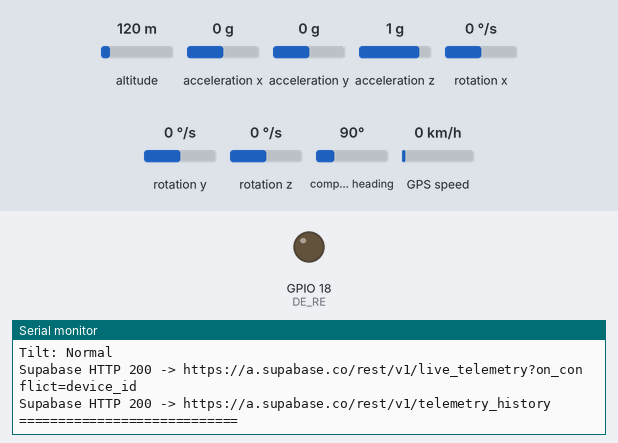
Bench run of a sketch on a simulated ESP32. Parts: output pins drawn as LEDs (lit = HIGH), the last lines printed to the serial monitor. Wiring (inferred from the names in the program): MPU-6050 motion sensor at I2C address 0x68. The inputs (shaded band) are chosen by the test bench; at power-on: acceleration x 0 g, acceleration y 0 g, altitude 120 m, acceleration z 1 g, rotation x 0 °/s, rotation y 0 °/s, rotation z 0 °/s, compass heading 90°, GPS speed 0 km/h. WiFi joins after 1.5 s; servers stay silent unless stated; uploads are accepted with an empty reply; the GPS gets a fix after 3 s at 37.7749, -122.4194 with 8 satellites.

Above: at 2.9 s.
3.0 s: acceleration x set to -1.4 g
At 4.2 s:
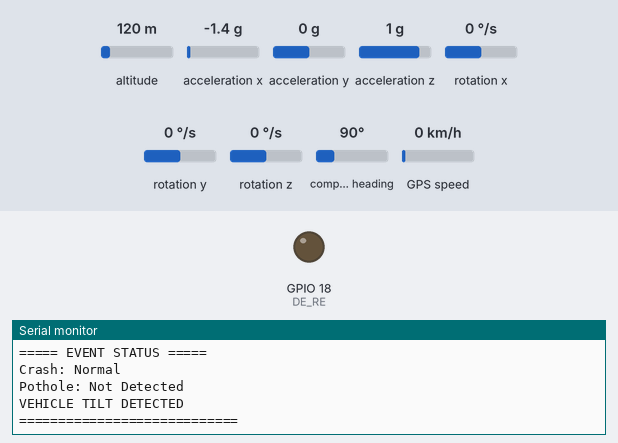
4.6 s: acceleration y set to -1.4 g
At 5.04 s:
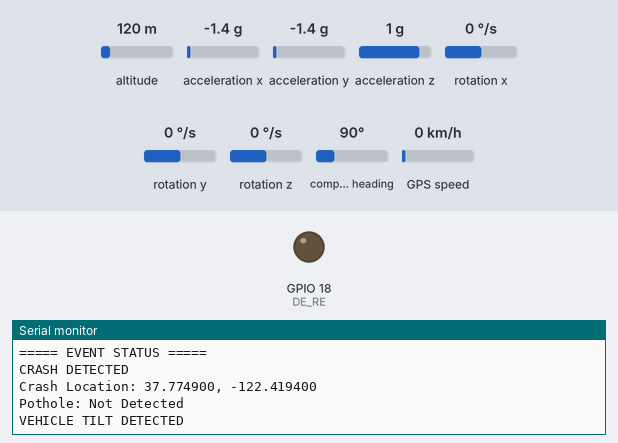
Timing chart, 0 to 7.6 s (numbered marks = the images above; inputs shaded):
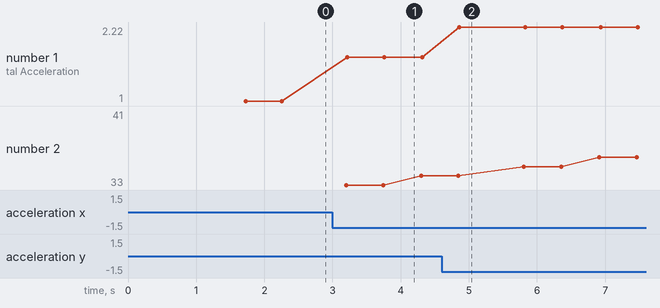

The sketch:

blackbox_supabase.ino
```cpp
#include <TinyGPSPlus.h>
#include <Wire.h>
#include <WiFi.h>
#include <HTTPClient.h>
#include <WiFiClientSecure.h>
#include <time.h>
#include <math.h>


const char* WIFI_SSID = "YOUR_WIFI_NAME";
const char* WIFI_PASSWORD = "YOUR_WIFI_PASSWORD";

const char* SUPABASE_URL = "https://a.supabase.co";
const char* SUPABASE_KEY = "key";
const char* DEVICE_ID = "vehicle_001";

const unsigned long LIVE_UPLOAD_INTERVAL_MS = 2000;
const unsigned long CRASH_EVENT_COOLDOWN_MS = 10000;
const unsigned long POTHOLE_EVENT_COOLDOWN_MS = 10000;
const unsigned long CRASH_STATUS_HOLD_MS = 5000;

unsigned long lastLiveUploadMs = 0;
unsigned long lastCrashEventUploadMs = 0;
unsigned long lastPotholeEventUploadMs = 0;
unsigned long lastCrashDetectedMs = 0;
float lastCrashImpactG = 0.0;

// ---------------- GPS Configuration ----------------
#define RX2 16
#define TX2 17
#define DE_RE 18

HardwareSerial GPSSerial(2);
TinyGPSPlus gps;

// ---------------- MPU6050 Configuration ----------------
#define MPU_ADDR 0x68
#define SDA_PIN 21
#define SCL_PIN 22

int16_t AcX, AcY, AcZ;
int16_t GyX, GyY, GyZ;
int16_t TempRaw;

float ax_g, ay_g, az_g;
float gx_dps, gy_dps, gz_dps;
float temperatureC;
float totalAcceleration;

// ---------------- GPS Start Point ----------------
double startLat = 0.0;
double startLng = 0.0;
bool hasStart = false;

// ---------------- Thresholds ----------------
float crashThresholdG = 2.0;
float potholeThresholdG = 1.8;

// ---------------- SETUP ----------------
void setup() {
  Serial.begin(115200);

  Serial.println("ESP32 CARS SYSTEM");
  Serial.println("GPS + MPU6050 + Supabase");
  Serial.println("--------------------------------");

  pinMode(DE_RE, OUTPUT);
  digitalWrite(DE_RE, LOW);

  GPSSerial.begin(38400, SERIAL_8N1, RX2, TX2);

  Wire.begin(SDA_PIN, SCL_PIN);

  Wire.beginTransmission(MPU_ADDR);
  Wire.write(0x6B);
  Wire.write(0x00);
  Wire.endTransmission(true);

  connectWiFi();
  registerDevice();

  Serial.println("GPS Initialized");
  Serial.println("MPU6050 Initialized");
}

// ---------------- MAIN LOOP ----------------
void loop() {
  readGPS();
  readMPU6050();
  convertMPUValues();

  printGPSData();
  printMPUData();

  bool crashDetected = false;
  bool potholeDetected = false;
  detectEvents(crashDetected, potholeDetected);

  if (WiFi.status() != WL_CONNECTED) {
    connectWiFi();
  }

  if (millis() - lastLiveUploadMs >= LIVE_UPLOAD_INTERVAL_MS) {
    uploadLiveTelemetry();
    lastLiveUploadMs = millis();
  }

  if (crashDetected && millis() - lastCrashEventUploadMs >= CRASH_EVENT_COOLDOWN_MS) {
    uploadCrashEvent();
    lastCrashEventUploadMs = millis();
  }

  if (potholeDetected && millis() - lastPotholeEventUploadMs >= POTHOLE_EVENT_COOLDOWN_MS) {
    uploadPotholeEvent();
    lastPotholeEventUploadMs = millis();
  }

  Serial.println("============================\n");

  delay(500);
}

// ---------------- Wi-Fi ----------------
void connectWiFi() {
  if (WiFi.status() == WL_CONNECTED) {
    return;
  }

  Serial.print("Connecting to Wi-Fi");
  WiFi.mode(WIFI_STA);
  WiFi.begin(WIFI_SSID, WIFI_PASSWORD);

  unsigned long startAttemptMs = millis();
  while (WiFi.status() != WL_CONNECTED && millis() - startAttemptMs < 15000) {
    Serial.print(".");
    delay(500);
  }

  if (WiFi.status() == WL_CONNECTED) {
    Serial.println("\nWi-Fi connected");
    Serial.print("IP: ");
    Serial.println(WiFi.localIP());
  } else {
    Serial.println("\nWi-Fi connection failed. Will retry.");
  }
}

// ---------------- READ GPS ----------------
void readGPS() {
  while (GPSSerial.available() > 0) {
    gps.encode(GPSSerial.read());
  }
}

// ---------------- READ MPU6050 ----------------
void readMPU6050() {
  Wire.beginTransmission(MPU_ADDR);
  Wire.write(0x3B);
  Wire.endTransmission(false);

  Wire.requestFrom(MPU_ADDR, 14, true);

  AcX = Wire.read() << 8 | Wire.read();
  AcY = Wire.read() << 8 | Wire.read();
  AcZ = Wire.read() << 8 | Wire.read();

  TempRaw = Wire.read() << 8 | Wire.read();

  GyX = Wire.read() << 8 | Wire.read();
  GyY = Wire.read() << 8 | Wire.read();
  GyZ = Wire.read() << 8 | Wire.read();
}

// ---------------- CONVERT MPU VALUES ----------------
void convertMPUValues() {
  ax_g = AcX / 16384.0;
  ay_g = AcY / 16384.0;
  az_g = AcZ / 16384.0;

  gx_dps = GyX / 131.0;
  gy_dps = GyY / 131.0;
  gz_dps = GyZ / 131.0;

  temperatureC = TempRaw / 340.0 + 36.53;
  totalAcceleration = sqrt(ax_g * ax_g + ay_g * ay_g + az_g * az_g);
}

// ---------------- PRINT GPS DATA ----------------
void printGPSData() {
  Serial.println("===== GPS DATA =====");

  if (gps.location.isValid()) {
    double lat = gps.location.lat();
    double lng = gps.location.lng();

    if (!hasStart && gps.satellites.value() > 0) {
      startLat = lat;
      startLng = lng;
      hasStart = true;
      Serial.println("Start Point Fixed!");
    }

    Serial.printf("Latitude: %.6f\n", lat);
    Serial.printf("Longitude: %.6f\n", lng);
    Serial.printf("Satellites: %d\n", gps.satellites.value());
    Serial.printf("Speed: %.2f km/h\n", gps.speed.kmph());

    if (gps.time.isValid()) {
      Serial.printf("UTC Time: %02d:%02d:%02d\n",
                    gps.time.hour(),
                    gps.time.minute(),
                    gps.time.second());
    } else {
      Serial.println("UTC Time: Invalid");
    }

    if (hasStart) {
      double distance = TinyGPSPlus::distanceBetween(lat, lng, startLat, startLng);
      Serial.printf("Distance From Start: %.2f m\n", distance);
    }

    Serial.print("Google Maps: ");
    Serial.print("http://maps.google.com/maps?q=");
    Serial.print(lat, 6);
    Serial.print(",");
    Serial.println(lng, 6);

  } else {
    Serial.println("GPS: Waiting for fix...");
  }
}

// ---------------- PRINT MPU DATA ----------------
void printMPUData() {
  Serial.println("\n===== MPU6050 DATA =====");

  Serial.print("Raw Accel X: ");
  Serial.print(AcX);
  Serial.print(" | Y: ");
  Serial.print(AcY);
  Serial.print(" | Z: ");
  Serial.println(AcZ);

  Serial.print("Accel X: ");
  Serial.print(ax_g);
  Serial.print(" g | Y: ");
  Serial.print(ay_g);
  Serial.print(" g | Z: ");
  Serial.print(az_g);
  Serial.println(" g");

  Serial.print("Total Acceleration: ");
  Serial.print(totalAcceleration);
  Serial.println(" g");

  Serial.print("Gyro X: ");
  Serial.print(gx_dps);
  Serial.print(" deg/s | Y: ");
  Serial.print(gy_dps);
  Serial.print(" deg/s | Z: ");
  Serial.print(gz_dps);
  Serial.println(" deg/s");

  Serial.print("Temperature: ");
  Serial.print(temperatureC);
  Serial.println(" C");
}

// ---------------- EVENT DETECTION ----------------
void detectEvents(bool& crashDetected, bool& potholeDetected) {
  Serial.println("\n===== EVENT STATUS =====");

  crashDetected = totalAcceleration > crashThresholdG;

  if (crashDetected) {
    lastCrashDetectedMs = millis();
    lastCrashImpactG = totalAcceleration;
    Serial.println("CRASH DETECTED");

    if (gps.location.isValid()) {
      Serial.print("Crash Location: ");
      Serial.print(gps.location.lat(), 6);
      Serial.print(", ");
      Serial.println(gps.location.lng(), 6);
    }
  } else {
    Serial.println("Crash: Normal");
  }

  potholeDetected = abs(az_g) > potholeThresholdG;

  if (potholeDetected) {
    Serial.println("POTHOLE / ROAD SHOCK DETECTED");

    if (gps.location.isValid()) {
      Serial.print("Pothole Location: ");
      Serial.print(gps.location.lat(), 6);
      Serial.print(", ");
      Serial.println(gps.location.lng(), 6);
    }
  } else {
    Serial.println("Pothole: Not Detected");
  }

  if (abs(ax_g) > 0.8 || abs(ay_g) > 0.8) {
    Serial.println("VEHICLE TILT DETECTED");
  } else {
    Serial.println("Tilt: Normal");
  }

}

// ---------------- Supabase Helpers ----------------
String restUrl(const String& pathAndQuery) {
  return String(SUPABASE_URL) + "/rest/v1/" + pathAndQuery;
}

String severityFromImpact() {
  float impact = totalAcceleration;
  if (millis() - lastCrashDetectedMs < CRASH_STATUS_HOLD_MS && lastCrashImpactG > impact) {
    impact = lastCrashImpactG;
  }

  if (impact >= 3.0) {
    return "HIGH";
  }

  if (impact >= crashThresholdG) {
    return "MEDIUM";
  }

  return "NONE";
}

String currentStatus() {
  if (millis() - lastCrashDetectedMs < CRASH_STATUS_HOLD_MS) {
    return "CRASH";
  }

  return "SAFE";
}

unsigned long currentTimestamp() {
  if (gps.date.isValid() && gps.time.isValid()) {
    struct tm timeinfo;
    memset(&timeinfo, 0, sizeof(timeinfo));
    timeinfo.tm_year = gps.date.year() - 1900;
    timeinfo.tm_mon = gps.date.month() - 1;
    timeinfo.tm_mday = gps.date.day();
    timeinfo.tm_hour = gps.time.hour();
    timeinfo.tm_min = gps.time.minute();
    timeinfo.tm_sec = gps.time.second();
    timeinfo.tm_isdst = 0;

    time_t epoch = mktime(&timeinfo);
    if (epoch > 0) {
      return (unsigned long)epoch;
    }
  }

  return millis() / 1000;
}

String gpsNumberOrNull(double value, bool valid, int decimals) {
  if (!valid) {
    return "null";
  }

  return String(value, decimals);
}

String telemetryJson() {
  bool hasLocation = gps.location.isValid();
  bool hasSpeed = gps.speed.isValid();
  unsigned long timestamp = currentTimestamp();

  String json = "{";
  json += "\"device_id\":\"" + String(DEVICE_ID) + "\",";
  json += "\"status\":\"" + currentStatus() + "\",";
  json += "\"severity\":\"" + severityFromImpact() + "\",";
  json += "\"ax\":" + String(ax_g, 4) + ",";
  json += "\"ay\":" + String(ay_g, 4) + ",";
  json += "\"az\":" + String(az_g, 4) + ",";
  json += "\"gx\":" + String(gx_dps, 4) + ",";
  json += "\"gy\":" + String(gy_dps, 4) + ",";
  json += "\"gz\":" + String(gz_dps, 4) + ",";
  json += "\"lat\":" + gpsNumberOrNull(gps.location.lat(), hasLocation, 6) + ",";
  json += "\"lng\":" + gpsNumberOrNull(gps.location.lng(), hasLocation, 6) + ",";
  json += "\"speed\":" + String(hasSpeed ? gps.speed.kmph() : 0.0, 2) + ",";
  json += "\"satellites\":" + String(gps.satellites.isValid() ? gps.satellites.value() : 0) + ",";
  json += "\"impact_magnitude\":" + String(totalAcceleration, 4) + ",";
  json += "\"timestamp\":" + String(timestamp);
  json += "}";

  return json;
}

String crashEventJson() {
  bool hasLocation = gps.location.isValid();
  bool hasSpeed = gps.speed.isValid();
  unsigned long timestamp = currentTimestamp();

  String json = "{";
  json += "\"id\":\"event_" + String(timestamp) + "\",";
  json += "\"type\":\"CRASH\",";
  json += "\"severity\":\"" + severityFromImpact() + "\",";
  json += "\"ax\":" + String(ax_g, 4) + ",";
  json += "\"ay\":" + String(ay_g, 4) + ",";
  json += "\"az\":" + String(az_g, 4) + ",";
  json += "\"gx\":" + String(gx_dps, 4) + ",";
  json += "\"gy\":" + String(gy_dps, 4) + ",";
  json += "\"gz\":" + String(gz_dps, 4) + ",";
  json += "\"impact_magnitude\":" + String(totalAcceleration, 4) + ",";
  json += "\"lat\":" + gpsNumberOrNull(gps.location.lat(), hasLocation, 6) + ",";
  json += "\"lng\":" + gpsNumberOrNull(gps.location.lng(), hasLocation, 6) + ",";
  json += "\"speed\":" + String(hasSpeed ? gps.speed.kmph() : 0.0, 2) + ",";
  json += "\"satellites\":" + String(gps.satellites.isValid() ? gps.satellites.value() : 0) + ",";
  json += "\"timestamp\":" + String(timestamp) + ",";
  json += "\"device_id\":\"" + String(DEVICE_ID) + "\",";
  json += "\"storage\":\"cloud\"";
  json += "}";
  return json;
}

String potholeEventJson() {
  bool hasLocation = gps.location.isValid();
  bool hasSpeed = gps.speed.isValid();
  unsigned long timestamp = currentTimestamp();

  String json = "{";
  json += "\"id\":\"pothole_" + String(timestamp) + "\",";
  json += "\"type\":\"POTHOLE\",";
  json += "\"severity\":\"LOW\",";
  json += "\"ax\":" + String(ax_g, 4) + ",";
  json += "\"ay\":" + String(ay_g, 4) + ",";
  json += "\"az\":" + String(az_g, 4) + ",";
  json += "\"gx\":" + String(gx_dps, 4) + ",";
  json += "\"gy\":" + String(gy_dps, 4) + ",";
  json += "\"gz\":" + String(gz_dps, 4) + ",";
  json += "\"impact_magnitude\":" + String(totalAcceleration, 4) + ",";
  json += "\"lat\":" + gpsNumberOrNull(gps.location.lat(), hasLocation, 6) + ",";
  json += "\"lng\":" + gpsNumberOrNull(gps.location.lng(), hasLocation, 6) + ",";
  json += "\"speed\":" + String(hasSpeed ? gps.speed.kmph() : 0.0, 2) + ",";
  json += "\"satellites\":" + String(gps.satellites.isValid() ? gps.satellites.value() : 0) + ",";
  json += "\"timestamp\":" + String(timestamp) + ",";
  json += "\"device_id\":\"" + String(DEVICE_ID) + "\",";
  json += "\"storage\":\"cloud\"";
  json += "}";
  return json;
}

bool sendSupabaseRequest(const String& method, const String& url, const String& payload, const String& preferHeader) {
  if (WiFi.status() != WL_CONNECTED) {
    Serial.println("Supabase upload skipped: Wi-Fi disconnected");
    return false;
  }

  WiFiClientSecure client;
  client.setInsecure(); // Prototype only. Use the Supabase root CA for production firmware.

  HTTPClient http;
  if (!http.begin(client, url)) {
    Serial.println("Supabase HTTP begin failed");
    return false;
  }

  http.addHeader("apikey", SUPABASE_KEY);
  http.addHeader("Authorization", "Bearer " + String(SUPABASE_KEY));
  http.addHeader("Content-Type", "application/json");
  http.addHeader("Prefer", preferHeader);

  int httpCode = method == "POST" ? http.POST(payload) : http.sendRequest(method.c_str(), payload);
  String response = http.getString();
  http.end();

  Serial.print("Supabase HTTP ");
  Serial.print(httpCode);
  Serial.print(" -> ");
  Serial.println(url);

  if (httpCode >= 200 && httpCode < 300) {
    return true;
  }

  Serial.print("Supabase response: ");
  Serial.println(response);
  return false;
}

void registerDevice() {
  String payload = "{";
  payload += "\"id\":\"" + String(DEVICE_ID) + "\",";
  payload += "\"name\":\"Test Vehicle\",";
  payload += "\"status\":\"ONLINE\",";
  payload += "\"last_seen\":" + String(currentTimestamp()) + ",";
  payload += "\"firmware_version\":\"1.0.0\"";
  payload += "}";

  sendSupabaseRequest(
    "POST",
    restUrl("devices?on_conflict=id"),
    payload,
    "resolution=merge-duplicates,return=minimal"
  );
}

void uploadLiveTelemetry() {
  String payload = telemetryJson();

  bool liveOk = sendSupabaseRequest(
    "POST",
    restUrl("live_telemetry?on_conflict=device_id"),
    payload,
    "resolution=merge-duplicates,return=minimal"
  );

  bool historyOk = sendSupabaseRequest(
    "POST",
    restUrl("telemetry_history"),
    payload,
    "return=minimal"
  );

  if (!liveOk || !historyOk) {
    Serial.println("Live telemetry cloud upload failed. Store this payload on SD card if available.");
  }
}

void uploadCrashEvent() {
  String payload = crashEventJson();

  bool ok = sendSupabaseRequest(
    "POST",
    restUrl("accident_events"),
    payload,
    "return=minimal"
  );

  if (!ok) {
    Serial.println("Crash event cloud upload failed. Store this payload on SD card if available.");
  }
}

void uploadPotholeEvent() {
  String payload = potholeEventJson();

  bool ok = sendSupabaseRequest(
    "POST",
    restUrl("pothole_events"),
    payload,
    "return=minimal"
  );

  if (!ok) {
    Serial.println("Pothole event cloud upload failed. Store this payload on SD card if available.");
  }
}
```

Measured:
- after the input at 3.0 s, the serial monitor: prints a new line after 0.21 s (image 1)
- after the input at 4.6 s, the serial monitor: prints a new line after 0.25 s (image 2)
- plotted number 1: 1 → 1.72 after the input at 3.0 s, 1.72 → 2.22 after the input at 4.6 s
- plotted number 2: 34 → 41 after the input at 4.6 s
